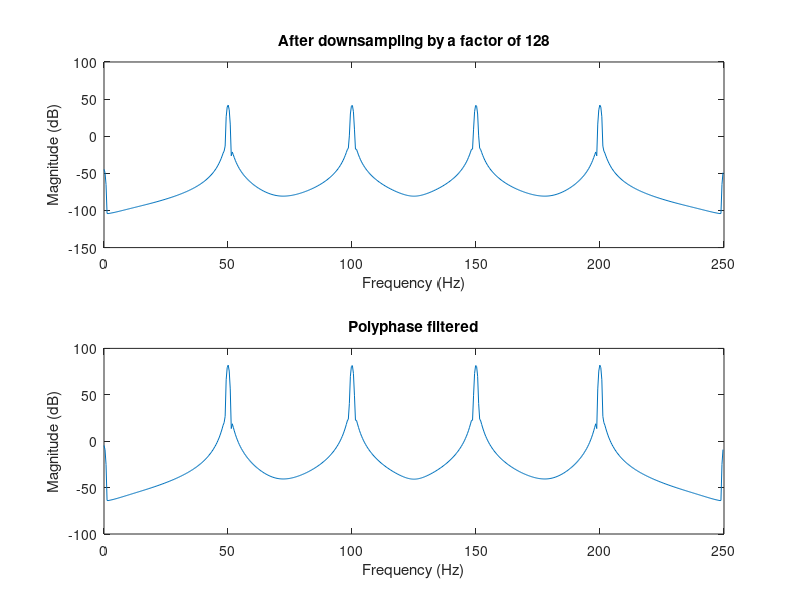

MATLAB code for this plot:
clc; clear all; close all;

% Program polyf.m - A program to demonstrate polyphase filtering
%
% The Problem - We wish to separate two tones at 100 and 200 Hz from
% tones at 1000 and 1100 Hz and the downsample the output by a factor
% of 20
%
% Author          - Brian Lovell (ft. MC Rob 2.0)  3/4/96

Ds = 128;                       % Downsample rate (same as upsample rate)
Fcd = 150;                      % Cutoff Frequency downsampler
Ftd = 100;                      % Transition Bandwidth downsampler
Fs = 32000;                     % Sampling Frequency
N =  80000;                     % Number of Samples
Nfd = 2000;                     % Length of Filter downsampler
Npd = ceil(Fcd/(Fs/Nfd)) + 3    % Number of passband samples downsampler
Loops = 100;                    % number of times to repeat filter

t = [1:N]/Fs;

% Generate Data
x = zeros(1,N);
x = x + sin(2*pi*50*t);       % tone at 50 Hz spacing
x = x + sin(2*pi*100*t);      % tone at 100 Hz spacing
x = x + sin(2*pi*1000*t);     % tone at 1000 Hz spacing
x = x + sin(2*pi*1100*t);     % tone at 1100 Hz spacing

% Plot the frequency response of the original data
X = Fs*([0:N-1]/N);
Y = (abs(fft(x)));
zoom on;
plot(X',Y');
title(sprintf('Original data sampled at %d Hz', Fs));
xlabel('Frequency (Hz)'); 
ylabel('Magnitude');
pause

%% Create the filter
% Desired response vector
vect = zeros(1,Nfd);
vect(1:Npd)=ones(1,Npd);
vect(Nfd-Npd+2:Nfd)=ones(1,Npd-1);
Y = vect;
X = Fs*[0:length(vect)-1]/length(vect);

% Window coeffs.
wind = kaiser(Nfd,7.30626)';

% Convolve window and desired response
filt = real(fftshift(ifft(vect)));
filt = wind.*real(filt);

% Plot the frequency response of the filter
Y=20*log10(abs(fft(filt)));
X=Fs*[0:Nfd-1]/(Nfd);
plot(X',Y'); title('Filter Response'); 
xlabel('Frequency (Hz)'); 
ylabel('Magnitude (dB)');
pause

%% Normal downsampling (filter then downsample)
% Time calcualtion
tic; % reset time counter
for n=1:Loops % do filtering multiple times so cpu time is significant
    y = conv(filt,x);
end

% Record time taken
tsingle=toc/Loops;
disp(' ');
disp(['Time for single rate filtering = ' num2str(tsingle,12)]);

y = y(length(filt):length(y)-length(filt)); % Remove edge effects

% Plot the filtered response
wy = y.*blackman(length(y))'; % Use window to reduce sidelobes
Y=20*log10(abs(fft(wy)));
X=Fs*[0:length(Y)-1]/length(Y);
plot(X',Y');
title(sprintf('Data filtered at %d Hz', Fs));
xlabel('Frequency (Hz)');
ylabel('Magnitude (dB)');
pause

% Downsample and plot the above response
y = y(Ds:Ds:length(y)); 

wy = y.*blackman(length(y))';
Y=20*log10(abs(fft(wy)));
X=Fs*[0:length(Y)-1]/length(Y)/Ds;

subplot(2,1,1),plot(X',Y')
title(sprintf('After downsampling by a factor of %d', Ds));
xlabel('Frequency (Hz)');
ylabel('Magnitude (dB)');


%% Polyphase downsampling
% Create the polyphase filter matrix
filtp = zeros(1,Ds*ceil(length(filt)/Ds)); % zero pad to multiple of Ds
filtp(1:Nfd) = filt; % Copy the calculated filter coeffs.
polyfilt = reshape(filtp,Ds,ceil(length(filtp)/Ds)); % Enter the Matrix
polyfilt =flipud(polyfilt); % flip matrix top to bottom to get rows in right order

xp = reshape(x,Ds,ceil(length(x)/Ds)); % input data (sampled signal)
out = zeros(1,-1+(length(x)+length(filtp))/Ds); % output matrix

tic; % Reset timer counter
for n=1:Loops % do this multiple times so cpu time is significant
    % Carry out the filtering for each decomposition
    for i=1:Ds
	    out = out + conv(polyfilt(i,:),xp(i,:));
    end
end

% Calculate time taken
tpoly = toc/Loops;
disp(' ');
disp(['Time for polyphase filtering = ' num2str(tpoly,12)]);
disp(' ');
disp(['Ratio of CPU time (ideally should be M=' num2str(Ds) ') = ' num2str((tsingle/tpoly),3)]);

out = out(size(polyfilt,2):length(out)-size(polyfilt,2)); % Remove edge effects
wy = out.*blackman(length(out))'; % Use window to reduce sidelobes

% Plot the polyphase filter response
Y=20*log10(abs(fft(wy)));
X=Fs*[0:length(Y)-1]/length(Y)/Ds;
subplot(2,1,2),plot(X',Y');
title('Polyphase filtered');
xlabel('Frequency (Hz)');
ylabel('Magnitude (dB)');
pause